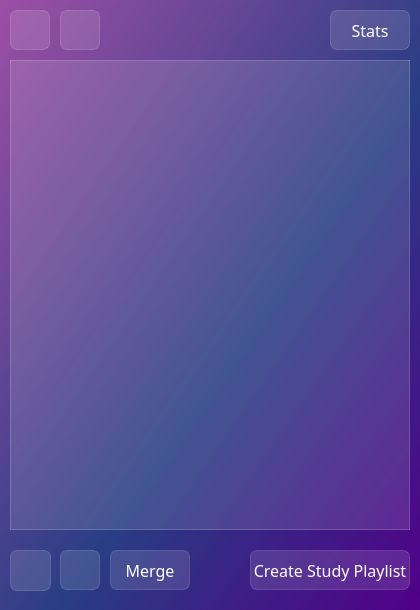
<?xml version="1.0" encoding="UTF-8"?>
<ui version="4.0">
 <class>MainWindow</class>
 <widget class="QMainWindow" name="MainWindow">
  <property name="windowModality">
   <enum>Qt::WindowModal</enum>
  </property>
  <property name="enabled">
   <bool>true</bool>
  </property>
  <property name="geometry">
   <rect>
    <x>0</x>
    <y>0</y>
    <width>420</width>
    <height>610</height>
   </rect>
  </property>
  <property name="sizePolicy">
   <sizepolicy hsizetype="Fixed" vsizetype="Fixed">
    <horstretch>0</horstretch>
    <verstretch>0</verstretch>
   </sizepolicy>
  </property>
  <property name="minimumSize">
   <size>
    <width>420</width>
    <height>610</height>
   </size>
  </property>
  <property name="maximumSize">
   <size>
    <width>420</width>
    <height>610</height>
   </size>
  </property>
  <property name="windowTitle">
   <string>Flashcard Master</string>
  </property>
  <property name="styleSheet">
   <string notr="true">background-color: qlineargradient(spread:pad, x1:1, y1:1, x2:0, y2:0, stop:0 rgba(81, 0, 135, 255), stop:0.427447 rgba(41, 61, 132, 235), stop:1 rgba(155, 79, 165, 255));
font-family: Noto Sans SC;</string>
  </property>
  <property name="documentMode">
   <bool>true</bool>
  </property>
  <widget class="QWidget" name="centralwidget">
   <property name="sizePolicy">
    <sizepolicy hsizetype="Fixed" vsizetype="Fixed">
     <horstretch>0</horstretch>
     <verstretch>0</verstretch>
    </sizepolicy>
   </property>
   <property name="styleSheet">
    <string notr="true"/>
   </property>
   <widget class="QPushButton" name="create_playlist_button">
    <property name="geometry">
     <rect>
      <x>250</x>
      <y>550</y>
      <width>160</width>
      <height>40</height>
     </rect>
    </property>
    <property name="cursor">
     <cursorShape>PointingHandCursor</cursorShape>
    </property>
    <property name="toolTip">
     <string>Create study playlist</string>
    </property>
    <property name="styleSheet">
     <string notr="true">QPushButton {
color: white;
font-size: 16px;
background-color: rgba(255, 255, 255, 30);
border: 1px solid rgba(255, 255, 255, 40);
border-radius: 7px;
width: 160px;
height: 40px;
}
QPushButton:hover {
background-color: rgba(255, 255, 255, 40);
}
QPushButton:pressed {
background-color: rgba(255, 255, 255, 70);
}</string>
    </property>
    <property name="text">
     <string>Create Study Playlist</string>
    </property>
   </widget>
   <widget class="QPushButton" name="import_button">
    <property name="geometry">
     <rect>
      <x>10</x>
      <y>10</y>
      <width>40</width>
      <height>40</height>
     </rect>
    </property>
    <property name="cursor">
     <cursorShape>PointingHandCursor</cursorShape>
    </property>
    <property name="toolTip">
     <string>Import</string>
    </property>
    <property name="styleSheet">
     <string notr="true">QPushButton {
color: white;
font-size: 16px;
background-color: rgba(255, 255, 255, 30);
border: 1px solid rgba(255, 255, 255, 40);
border-radius: 7px;
width: 40px;
height: 40px;
}
QPushButton:hover {
background-color: rgba(255, 255, 255, 40);
}
QPushButton:pressed {
background-color: rgba(255, 255, 255, 70);
}</string>
    </property>
    <property name="text">
     <string/>
    </property>
    <property name="icon">
     <iconset>
      <normaloff>../../assets/import.png</normaloff>../../assets/import.png</iconset>
    </property>
    <property name="iconSize">
     <size>
      <width>24</width>
      <height>24</height>
     </size>
    </property>
   </widget>
   <widget class="QPushButton" name="export_button">
    <property name="geometry">
     <rect>
      <x>60</x>
      <y>10</y>
      <width>40</width>
      <height>40</height>
     </rect>
    </property>
    <property name="cursor">
     <cursorShape>PointingHandCursor</cursorShape>
    </property>
    <property name="toolTip">
     <string>Export</string>
    </property>
    <property name="styleSheet">
     <string notr="true">QPushButton {
color: white;
font-size: 16px;
background-color: rgba(255, 255, 255, 30);
border: 1px solid rgba(255, 255, 255, 40);
border-radius: 7px;
width: 40px;
height: 40px;
}
QPushButton:hover {
background-color: rgba(255, 255, 255, 40);
}
QPushButton:pressed {
background-color: rgba(255, 255, 255, 70);
}</string>
    </property>
    <property name="text">
     <string/>
    </property>
    <property name="icon">
     <iconset>
      <normaloff>../../assets/export.png</normaloff>../../assets/export.png</iconset>
    </property>
    <property name="iconSize">
     <size>
      <width>24</width>
      <height>24</height>
     </size>
    </property>
   </widget>
   <widget class="QTableView" name="view">
    <property name="geometry">
     <rect>
      <x>10</x>
      <y>60</y>
      <width>400</width>
      <height>470</height>
     </rect>
    </property>
    <property name="styleSheet">
     <string notr="true">QTableView {
background-color: rgba(255, 255, 255, 30);
border: 1px solid rgba(255, 255, 255, 40);
}
QTableView::section {
background-color: rgba(53, 53, 53);
color: white;
border: none;
height: 50px;
font-size: 14px
}
QTableView::item {
border-style: none;
border-bottom: rgba(255, 255, 255, 50);
}
QTableView::item:selected {
border: none;
color: rgba(255, 255, 255);
background-color: rgba(255, 255, 255, 50);
}</string>
    </property>
    <property name="verticalScrollBarPolicy">
     <enum>Qt::ScrollBarAlwaysOff</enum>
    </property>
    <property name="horizontalScrollBarPolicy">
     <enum>Qt::ScrollBarAlwaysOff</enum>
    </property>
    <property name="showGrid">
     <bool>false</bool>
    </property>
    <property name="sortingEnabled">
     <bool>true</bool>
    </property>
    <attribute name="horizontalHeaderDefaultSectionSize">
     <number>135</number>
    </attribute>
    <attribute name="verticalHeaderVisible">
     <bool>false</bool>
    </attribute>
   </widget>
   <widget class="QPushButton" name="add_button">
    <property name="geometry">
     <rect>
      <x>10</x>
      <y>550</y>
      <width>41</width>
      <height>41</height>
     </rect>
    </property>
    <property name="cursor">
     <cursorShape>PointingHandCursor</cursorShape>
    </property>
    <property name="toolTip">
     <string>Add deck of flashcards</string>
    </property>
    <property name="styleSheet">
     <string notr="true">QPushButton {
color: white;
font-size: 15px;
background-color: rgba(255, 255, 255, 30);
border: 1px solid rgba(255, 255, 255, 40);
border-radius: 7px;
width: 40px;
height: 40px;
}
QPushButton:hover {
background-color: rgba(255, 255, 255, 40);
}
QPushButton:pressed {
background-color: rgba(255, 255, 255, 70);
}</string>
    </property>
    <property name="text">
     <string/>
    </property>
    <property name="icon">
     <iconset>
      <normaloff>../../assets/add.png</normaloff>../../assets/add.png</iconset>
    </property>
    <property name="iconSize">
     <size>
      <width>24</width>
      <height>24</height>
     </size>
    </property>
   </widget>
   <widget class="QPushButton" name="delete_button">
    <property name="geometry">
     <rect>
      <x>60</x>
      <y>550</y>
      <width>40</width>
      <height>40</height>
     </rect>
    </property>
    <property name="cursor">
     <cursorShape>PointingHandCursor</cursorShape>
    </property>
    <property name="toolTip">
     <string>Delete deck from the collection</string>
    </property>
    <property name="styleSheet">
     <string notr="true">QPushButton {
color: white;
font-size: 15px;
background-color: rgba(255, 255, 255, 30);
border: 1px solid rgba(255, 255, 255, 40);
border-radius: 7px;
width: 40px;
height: 40px;
}
QPushButton:hover {
background-color: rgba(255, 255, 255, 40);
}
QPushButton:pressed {
background-color: rgba(255, 255, 255, 70);
}</string>
    </property>
    <property name="text">
     <string/>
    </property>
    <property name="icon">
     <iconset>
      <normaloff>../../assets/minus.png</normaloff>../../assets/minus.png</iconset>
    </property>
    <property name="iconSize">
     <size>
      <width>24</width>
      <height>24</height>
     </size>
    </property>
   </widget>
   <widget class="QPushButton" name="stats_button">
    <property name="geometry">
     <rect>
      <x>330</x>
      <y>10</y>
      <width>80</width>
      <height>40</height>
     </rect>
    </property>
    <property name="cursor">
     <cursorShape>PointingHandCursor</cursorShape>
    </property>
    <property name="toolTip">
     <string>Statistics</string>
    </property>
    <property name="styleSheet">
     <string notr="true">QPushButton {
color: white;
font-size: 16px;
background-color: rgba(255, 255, 255, 30);
border: 1px solid rgba(255, 255, 255, 40);
border-radius: 7px;
width: 80px;
height: 40px;
}
QPushButton:hover {
background-color: rgba(255, 255, 255, 40);
}
QPushButton:pressed {
background-color: rgba(255, 255, 255, 70);
}</string>
    </property>
    <property name="text">
     <string>Stats</string>
    </property>
   </widget>
   <widget class="QPushButton" name="merge_button">
    <property name="geometry">
     <rect>
      <x>110</x>
      <y>550</y>
      <width>80</width>
      <height>40</height>
     </rect>
    </property>
    <property name="cursor">
     <cursorShape>PointingHandCursor</cursorShape>
    </property>
    <property name="toolTip">
     <string>Delete deck from the collection</string>
    </property>
    <property name="styleSheet">
     <string notr="true">QPushButton {
color: white;
font-size: 16px;
background-color: rgba(255, 255, 255, 30);
border: 1px solid rgba(255, 255, 255, 40);
border-radius: 7px;
width: 80px;
height: 40px;
}
QPushButton:hover {
background-color: rgba(255, 255, 255, 40);
}
QPushButton:pressed {
background-color: rgba(255, 255, 255, 70);
}</string>
    </property>
    <property name="text">
     <string>Merge</string>
    </property>
    <property name="iconSize">
     <size>
      <width>24</width>
      <height>24</height>
     </size>
    </property>
   </widget>
  </widget>
  <action name="actionAbout_Flashcard_Master">
   <property name="text">
    <string>About Flashcard Master</string>
   </property>
  </action>
 </widget>
 <resources/>
 <connections/>
</ui>
